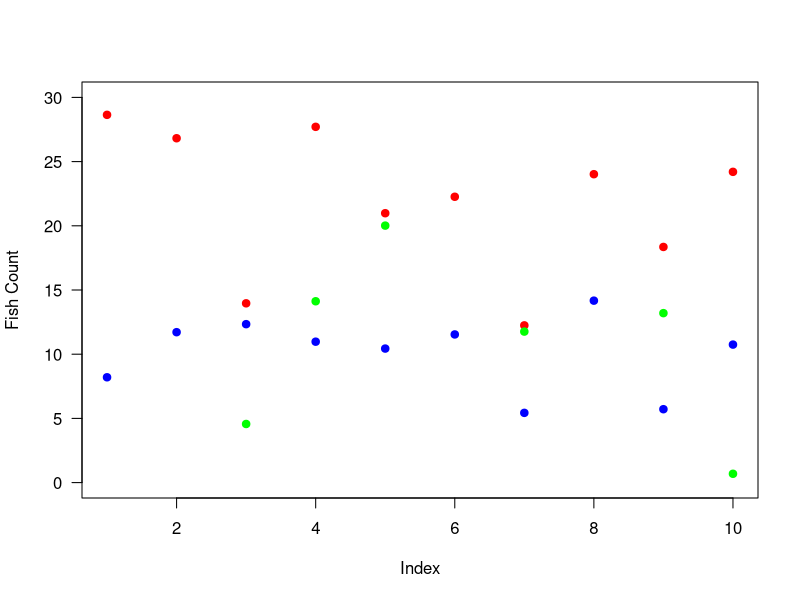

The R script that drew this image:
############################
# CreateData.r
# Project: GitHubTestProject.Rproj

# File description: A file that creates a small data set and calculates some statistics

# Created: January 4, 2016
# R Version: 3.2.0
# GitHub: Yes
# Author: A Putt
############################

# Make some data
fishes <- data.frame(index = 1:10, redfish = rnorm(10,20,5), bluefish = rnorm(10,10,3), greenfish = rnorm(10,10,10))

# Plot the data
plot(fishes$index,fishes$bluefish,col="blue",pch=19,xlab="",ylab="",ylim=c(0,30),las=1)
points(fishes$index,fishes$redfish,col="red",pch=19)
points(fishes$index,fishes$greenfish,col="green",pch=19)
mtext(side=1,text="Index",line=3)
mtext(side=2,text="Fish Count",line=3)
 
# Added a new line of text in the testbranch and then merged with the master.
